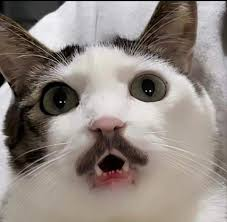
#> input picture kitten.jpg, 227 x 222 px
$ python no5.py
#> lines starting #> are read from the running program, lines starting #| are printed output that depends on the picture
# 1217070085, Vilda Azizah Wiguna
from PIL import Image

def split_image_into_bands(image_path):
    # Buka gambar
#> called with image_path = 'kitten.jpg'
    image = Image.open(image_path)
#> image is the input picture: PIL image 227x222 RGB; mean R, G, B 144.5, 134.9, 128.9

    # Pisahkan ke dalam band-band
    bands = image.split()

    return bands

# Contoh penggunaan
image_path = "kitten.jpg"
bands = split_image_into_bands(image_path)

# Menyimpan setiap band sebagai gambar terpisah
for i, band in enumerate(bands):
    band.save(f"band_{i}.jpg")
#> this loop made 3 passes
#> pass 1, `band.save(f"band_{i}.jpg")`:
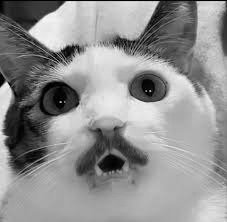
#> saved as band_0.jpg: PIL image 227x222 L; min 0, max 254, mean 144.5
#> pass 2, `band.save(f"band_{i}.jpg")`:
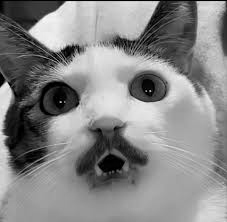
#> saved as band_1.jpg: PIL image 227x222 L; min 0, max 254, mean 134.9
